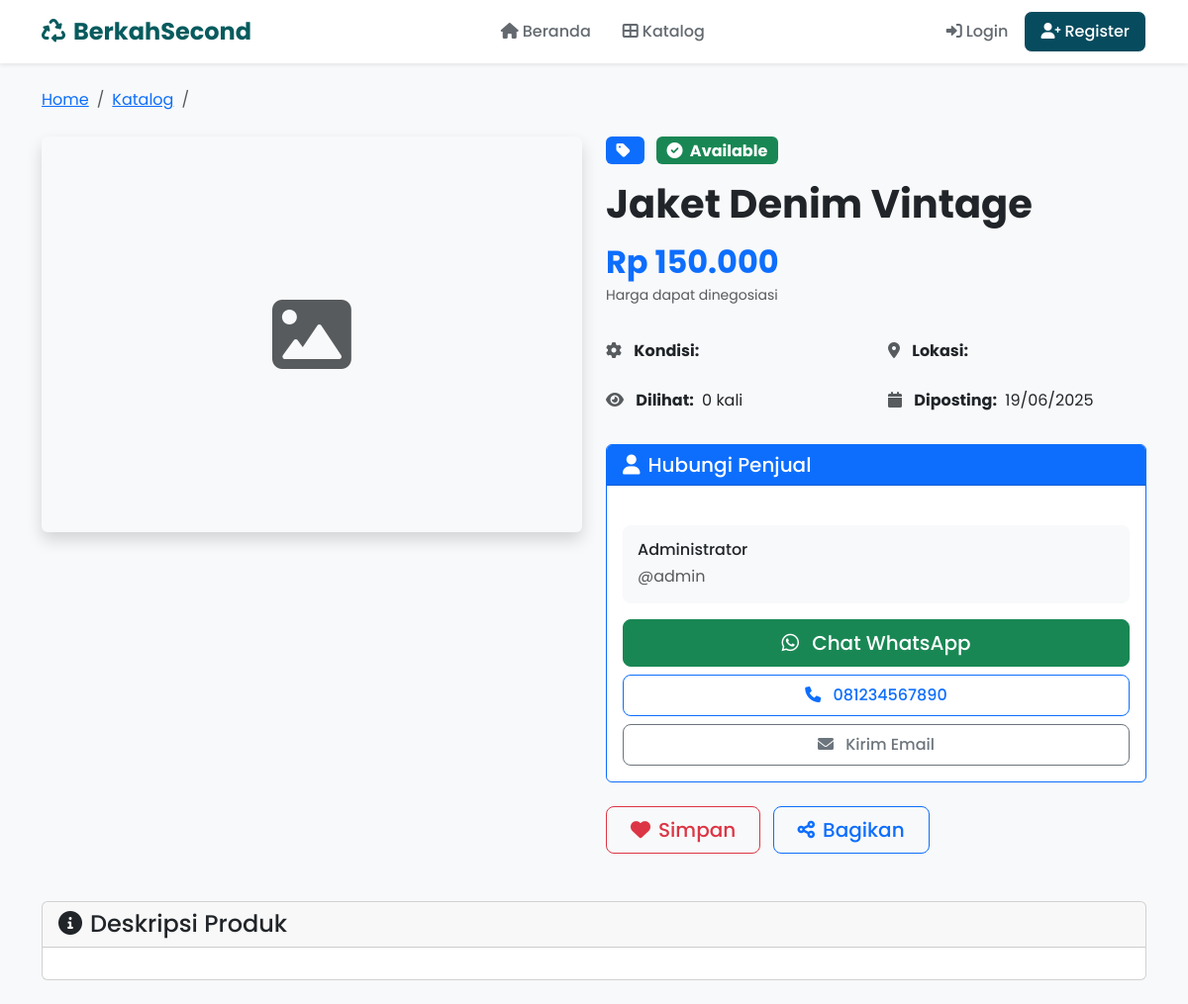
Page /pages/detail.php?id=3 on the committed database.
### tables this page shows
CREATE TABLE products (
    id INT AUTO_INCREMENT PRIMARY KEY,
    user_id INT,
    category_id INT,
    name VARCHAR(255) NOT NULL,
    description TEXT,
    price DECIMAL(10,2) NOT NULL,
    image VARCHAR(255),
    condition_item ENUM('Seperti Baru', 'Baik', 'Cukup Baik') DEFAULT 'Baik',
    status ENUM('available', 'sold') DEFAULT 'available',
    created_at TIMESTAMP DEFAULT CURRENT_TIMESTAMP,
    FOREIGN KEY (user_id) REFERENCES users(id) ON DELETE CASCADE,
    FOREIGN KEY (category_id) REFERENCES categories(id) ON DELETE SET NULL
);

CREATE TABLE users (
    id INT AUTO_INCREMENT PRIMARY KEY,
    username VARCHAR(50) UNIQUE NOT NULL,
    email VARCHAR(100) UNIQUE NOT NULL,
    password VARCHAR(255) NOT NULL,
    full_name VARCHAR(100) NOT NULL,
    phone VARCHAR(20),
    created_at TIMESTAMP DEFAULT CURRENT_TIMESTAMP
);

### pages/detail.php (the view, shortened to what this page needs)
<?php
include '../includes/header.php';
$product_id = isset($_GET['id']) ? (int)$_GET['id'] : 0;
$stmt = $pdo->prepare("SELECT p.*, u.username, u.full_name, u.phone, u.email
                      FROM products p
                      LEFT JOIN users u ON p.user_id = u.id
                      WHERE p.id = ?");
$stmt->execute([$product_id]);
$product = $stmt->fetch();
?>
<div class="container my-4">
    <nav aria-label="breadcrumb" class="mb-4">
        <ol class="breadcrumb">
            <li class="breadcrumb-item"><a href="../index.php">Home</a></li>
            <li class="breadcrumb-item"><a href="katalog.php">Katalog</a></li>
            <li class="breadcrumb-item active"><?php echo htmlspecialchars($product['Name']); ?></li>
        </ol>
    </nav>
    <div class="row">
        <div class="col-lg-6 mb-4">
            <div class="product-image-container">
                <?php if (!empty($product['gambar'])): ?>
                <img src="../assets/images/products/<?php echo htmlspecialchars($product['gambar']); ?>"
                     class="img-fluid rounded shadow"
                     alt="<?php echo htmlspecialchars($product['nama']); ?>"
                     id="mainImage"
                     style="width: 100%; height: 400px; object-fit: cover;">
                <?php else: ?>
                <div class="bg-light rounded shadow d-flex align-items-center justify-content-center"
                     style="width: 100%; height: 400px;">
                    <i class="fas fa-image fa-5x text-muted"></i>
                </div>
                <?php endif; ?>
            </div>
        </div>
        <div class="col-lg-6">
            <div class="product-details">
                <div class="mb-3">
                    <span class="badge bg-primary fs-6">
                        <i class="fas fa-tag me-1"></i>
                    </span>
                    <span class="badge bg-success fs-6 ms-2">
                        <i class="fas fa-check-circle me-1"></i>
                        <?php echo ucfirst(htmlspecialchars($product['status'])); ?>
                    </span>
                </div>
                <h1 class="display-6 fw-bold mb-3">
                    <?php echo htmlspecialchars($product['name']); ?>
                </h1>
                <div class="mb-4">
                    <h2 class="text-primary fw-bold mb-0">
                        Rp <?php echo number_format($product['price'], 0, ',', '.'); ?>
                    </h2>
                    <small class="text-muted">Harga dapat dinegosiasi</small>
                </div>
                <div class="row mb-4">
                    <div class="col-6">
                        <div class="info-item">
                            <i class="fas fa-cog text-muted me-2"></i>
                            <strong>Kondisi:</strong>
                        </div>
                    </div>
                    <div class="col-6">
                        <div class="info-item">
                            <i class="fas fa-map-marker-alt text-muted me-2"></i>
                            <strong>Lokasi:</strong>
                        </div>
                    </div>
                    <div class="col-6 mt-2">
                        <div class="info-item">
                            <i class="fas fa-eye text-muted me-2"></i>
                            <strong>Dilihat:</strong>
                            <span class="ms-1"><?php echo number_format($product['views']); ?> kali</span>
                        </div>
                    </div>
                    <div class="col-6 mt-2">
                        <div class="info-item">
                            <i class="fas fa-calendar text-muted me-2"></i>
                            <strong>Diposting:</strong>
                            <span class="ms-1"><?php echo date('d/m/Y', strtotime($product['created_at'])); ?></span>
                        </div>
                    </div>
                </div>
                <div class="card border-primary mb-4">
                    <div class="card-header bg-primary text-white">
                        <h5 class="mb-0">
                            <i class="fas fa-user me-2"></i>Hubungi Penjual
                        </h5>
                    </div>
                    <div class="card-body">
                        <div class="seller-info mb-3">
                            <h6 class="mb-1"><?php echo htmlspecialchars($product['full_name']); ?></h6>
                            <p class="text-muted mb-0">@<?php echo htmlspecialchars($product['username']); ?></p>
                        </div>
                        <div class="contact-buttons">
                            <?php if (!empty($product['phone'])): ?>
                            <a href="https://wa.me/62<?php echo ltrim($product['phone'], '0'); ?>?text=Halo, saya tertarik dengan <?php echo urlencode($product['nama']); ?>"
                               class="btn btn-success btn-lg w-100 mb-2"
                               target="_blank">
                                <i class="fab fa-whatsapp me-2"></i>
                                Chat WhatsApp
                            </a>
                            <a href="tel:<?php echo $product['phone']; ?>"
                               class="btn btn-outline-primary w-100 mb-2">
                                <i class="fas fa-phone me-2"></i>
                                <?php echo $product['phone']; ?>
                            </a>
                            <?php endif; ?>
                            <a href="mailto:<?php echo $product['email']; ?>?subject=Tanya produk: <?php echo urlencode($product['nama']); ?>"
                               class="btn btn-outline-secondary w-100">
                                <i class="fas fa-envelope me-2"></i>
                                Kirim Email
                            </a>
                        </div>
                    </div>
                </div>
                <div class="action-buttons">
                    <button class="btn btn-outline-danger btn-lg" onclick="addToWishlist(<?php echo $product['id']; ?>)">
                        <i class="fas fa-heart me-2"></i>Simpan
                    </button>
                    <button class="btn btn-outline-primary btn-lg ms-2" onclick="shareProduct()">
                        <i class="fas fa-share-alt me-2"></i>Bagikan
                    </button>
                </div>
            </div>
        </div>
    </div>
    <div class="row mt-5">
        <div class="col-12">
            <div class="card">
                <div class="card-header">
                    <h4 class="mb-0">
                        <i class="fas fa-info-circle me-2"></i>Deskripsi Produk
                    </h4>
                </div>
                <div class="card-body">
                </div>
            </div>
        </div>
    </div>
</div>

### css/style.css (style rules this page uses)
* { font-family: 'Poppins', sans-serif; }
body { background-color: #f8f9fa; line-height: 1.6; }
:root { --primary-color: #075b5e; --secondary-color: #6c757d; --success-color: #28a745; --danger-color: #dc3545; --warning-color: #ffc107; --info-color: #17a2b8; --light-color: #f8f9fa; --dark-color: #343a40; }
.btn { border-radius: 8px; font-weight: 500; padding: 0.5rem 1.5rem; transition: all 0.3s ease; }
.seller-info { background: #f8f9fa; border-radius: 10px; padding: 1.5rem; margin-top: 1.5rem; }

### pages/detail.php (style rules this page uses)
.info-item { padding: 8px 0; border-bottom: 1px solid #f0f0f0; }
.info-item:last-child { border-bottom: none; }
.seller-info { padding: 15px; background-color: #f8f9fa; border-radius: 8px; }
.contact-buttons .btn { transition: all 0.3s ease; }
.action-buttons .btn { transition: all 0.3s ease; }

### rows in the picture
products: status "Available", name "Jaket Denim Vintage", price "150.000", views "0", created_at "19/06/2025", user.full_name "Administrator", user.username "admin", user.phone "081234567890"
